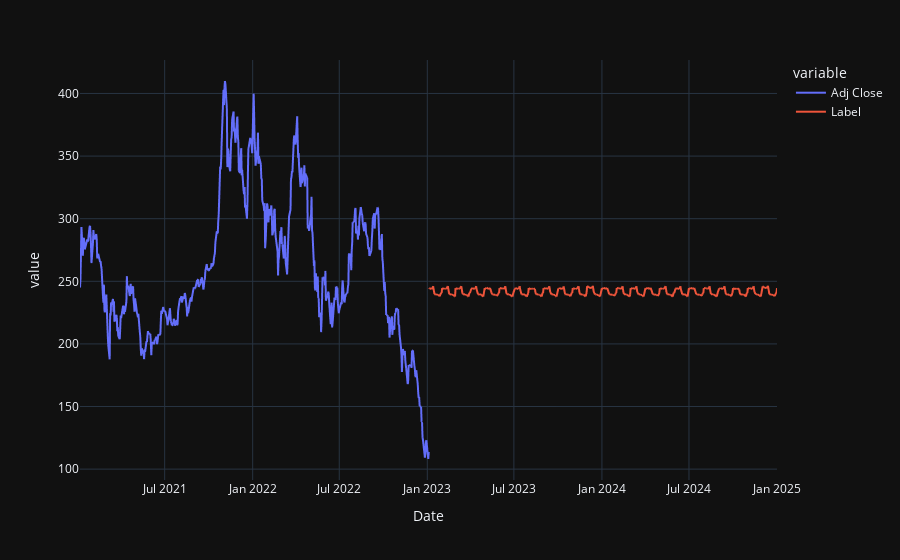

The code cell stored with this chart in its notebook:
### Code cell
import plotly.express as px
concat_df = pd.concat([data,predictions_future], axis=0)
concat_df['Date'] = pd.to_datetime(dict(year=concat_df["Year"], month=concat_df["Month"], day=concat_df["Day"]))
concat_df.set_index(concat_df["Date"],inplace=True)
concat_df.drop("Date",axis=1,inplace=True,errors="ignore")
fig = px.line(concat_df, x=concat_df.index, y=["Adj Close", "Label"], template = 'plotly_dark')
fig.show()

### Figure 1 — Plotly figure (JSON) as saved in the notebook; plotly's stock layout.template omitted (floating-point values rounded to 4 significant figures; data arrays with more than 128 entries replaced by an {"elided": "..."} marker saying what was removed)
{"data": [{"hovertemplate": "variable=Adj Close<br>Date=%{x}<br>value=%{y}<extra></extra>", "legendgroup": "Adj Close", "line": {"color": "#636efa", "dash": "solid"}, "marker": {"symbol": "circle"}, "mode": "lines", "name": "Adj Close", "showlegend": true, "type": "scattergl", "x": {"elided": "1024 str values"}, "xaxis": "x", "y": {"elided": "1024 float values"}, "yaxis": "y"}, {"hovertemplate": "variable=Label<br>Date=%{x}<br>value=%{y}<extra></extra>", "legendgroup": "Label", "line": {"color": "#EF553B", "dash": "solid"}, "marker": {"symbol": "circle"}, "mode": "lines", "name": "Label", "showlegend": true, "type": "scattergl", "x": {"elided": "1024 str values"}, "xaxis": "x", "y": {"elided": "1024 float values"}, "yaxis": "y"}], "layout": {"legend": {"title": {"text": "variable"}, "tracegroupgap": 0}, "margin": {"t": 60}, "xaxis": {"anchor": "y", "domain": [0, 1], "title": {"text": "Date"}}, "yaxis": {"anchor": "x", "domain": [0, 1], "title": {"text": "value"}}}}
